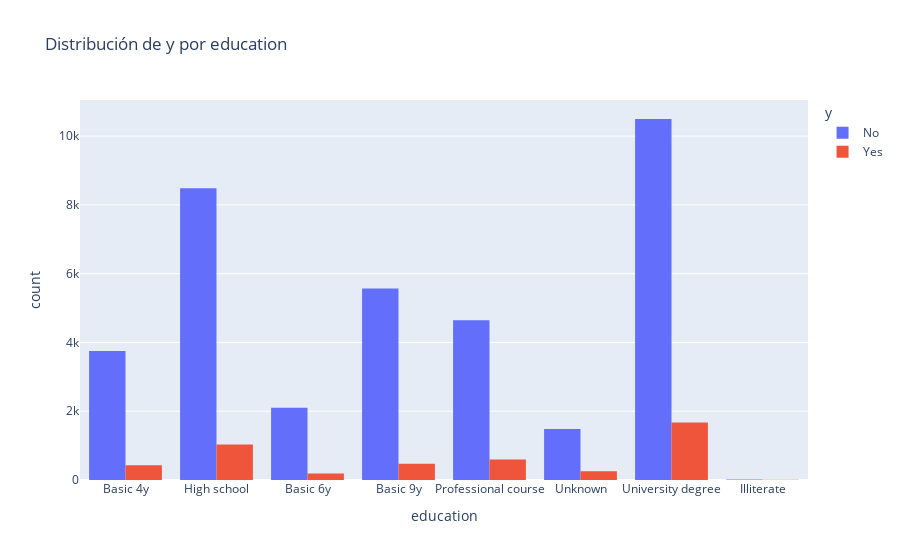

Source (notebook cell):
### Code cell
EDA.grafica_categorica(df_clean, 'education')

### Figure 1 — Plotly figure (JSON) as saved in the notebook; plotly's stock layout.template omitted (floating-point values rounded to 4 significant figures; data arrays with more than 128 entries replaced by an {"elided": "..."} marker saying what was removed)
{"data": [{"alignmentgroup": "True", "bingroup": "x", "hovertemplate": "y=No<br>education=%{x}<br>count=%{y}<extra></extra>", "legendgroup": "No", "marker": {"color": "#636efa", "pattern": {"shape": ""}}, "name": "No", "offsetgroup": "No", "orientation": "v", "showlegend": true, "type": "histogram", "x": {"elided": "36548 str values"}, "xaxis": "x", "yaxis": "y"}, {"alignmentgroup": "True", "bingroup": "x", "hovertemplate": "y=Yes<br>education=%{x}<br>count=%{y}<extra></extra>", "legendgroup": "Yes", "marker": {"color": "#EF553B", "pattern": {"shape": ""}}, "name": "Yes", "offsetgroup": "Yes", "orientation": "v", "showlegend": true, "type": "histogram", "x": {"elided": "4640 str values"}, "xaxis": "x", "yaxis": "y"}], "layout": {"barmode": "group", "legend": {"title": {"text": "y"}, "tracegroupgap": 0}, "title": {"text": "Distribución de y por education"}, "xaxis": {"anchor": "y", "domain": [0, 1], "title": {"text": "education"}}, "yaxis": {"anchor": "x", "domain": [0, 1], "title": {"text": "count"}}}}
